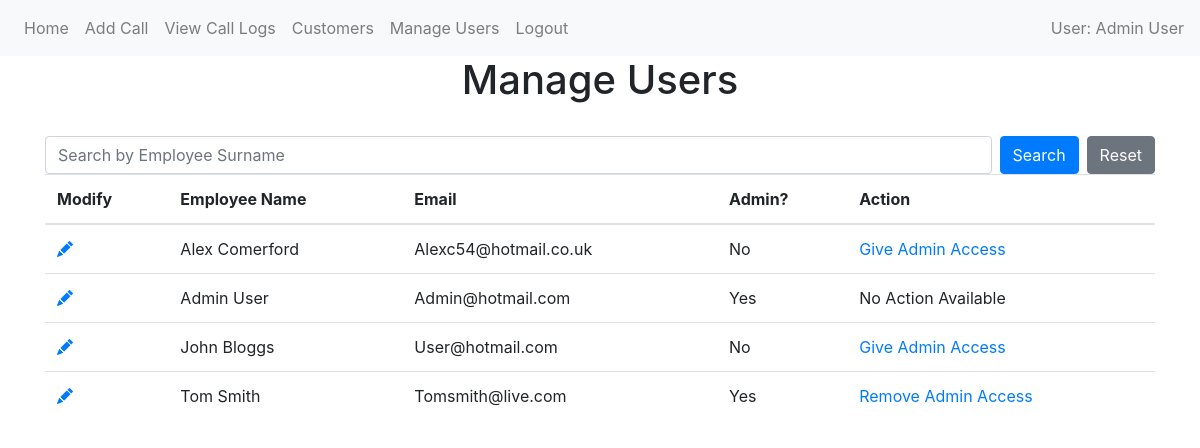
The app's page /users (signed in), older data.
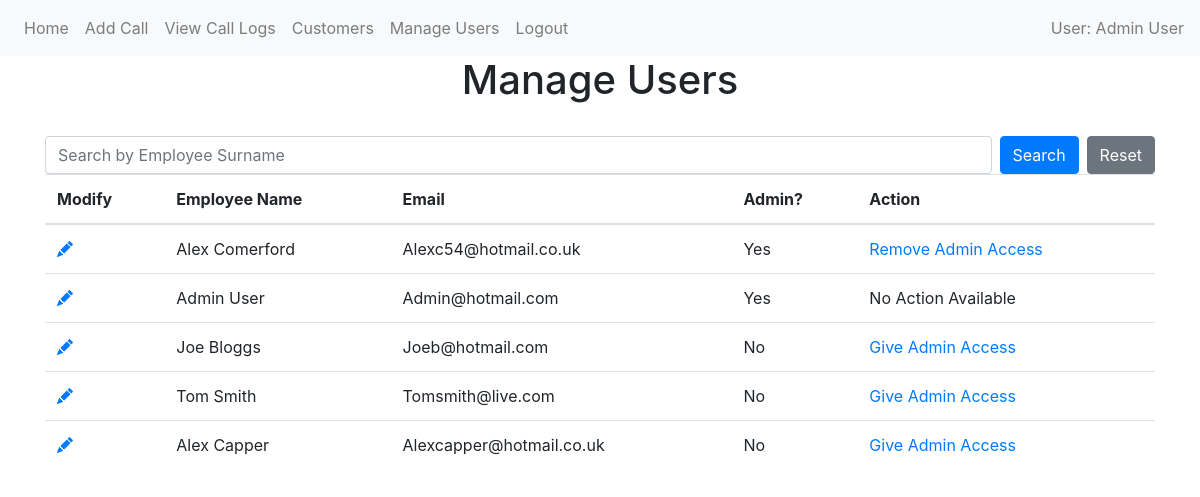
The same page, newer data.
### website/models/user.py (models this page shows)
class User(db.Model, UserMixin):
    id = db.Column(db.Integer, primary_key=True)
    email = db.Column(db.String(150), unique=True)
    password = db.Column(db.String(20))
    first_name = db.Column(db.String(50))
    last_name = db.Column(db.String(50), nullable=False)
    is_admin = db.Column(db.Boolean, default=False)
    calls_handled = db.relationship('Call', back_populates='user')

### website/views/admin/manage_users.py (the view)
@admin.route('/users', methods=['GET'])
@login_required
def users():
    if not current_user.is_admin:
        flash('Please login as an admin to view this page!', 'danger')
        return redirect(url_for('views.home'))
    search = request.args.get('employee_search')
    if search:
        users = User.query.filter(
            (User.first_name.ilike(f'%{search}%')) |
            (User.last_name.ilike(f'%{search}%')) |
            (User.email.ilike(f'%{search}%'))).all()
    else:
        users = User.query.all()
    return render_template('admin/users.html', users=users)

### website/__init__.py (called while the page is built)
def create_app():
    app = Flask(__name__)
    app.config['SECRET_KEY'] = 'hjshjhdjah kjshkjdhjs'
    app.config['SQLALCHEMY_DATABASE_URI'] = f'sqlite:///{DB_NAME}'
    db.init_app(app)
    migrate.init_app(app, db)
    from website.models import User, Call, Customer  #Importing all models
    login_manager = LoginManager()
    login_manager.login_view = 'auth.login'
    login_manager.init_app(app)
    from .views import views
    from .views.auth import auth
    from .views.admin.manage_users import admin
    app.register_blueprint(views, url_prefix='/')
    app.register_blueprint(auth, url_prefix='/')
    app.register_blueprint(admin, url_prefix='/')
    from flask_login import current_user
    @app.context_processor
    def inject_user():
        return dict(user=current_user)
    @login_manager.user_loader
    def load_user(id):
        return User.query.get(int(id))
    return app

### website/templates/admin/users.html (shortened to what this page needs)
{% extends "shared/base.html" %} {% block content %}
<h1 align="center">Manage Users</h1>
<form method="GET" action="{{ url_for('admin.users') }}" class="mb-3">
  <div class="d-flex">
    <input
      type="text"
      name="employee_search"
      class="form-control"
      placeholder="Search by Employee Surname"
      value="{{ request.args.get('employee_search', '') }}"
    />
    <button type="submit" class="btn btn-primary ml-2">Search</button>
    <a href="{{ url_for('admin.users') }}" class="btn btn-secondary ml-2"
      >Reset</a
    >
  </div>
  <table class="table table-hover">
    <thead>
      <tr>
        <th>Modify</th>
        <th>Employee Name</th>
        <th>Email</th>
        <th>Admin?</th>
        <th>Action</th>
      </tr>
    </thead>
    <tbody>
      {% for user in users %}
      <tr>
        <td>
          <a href="{{ url_for('admin.edit_user', user_id=user.id) }}">
            <i class="bi bi-pencil-fill"></i>
          </a>
        </td>
        <td>{{ user.first_name | title}} {{ user.last_name| title}}</td>
        <td>{{ user.email| title }}</td>
        <td>{{ 'Yes' if user.is_admin else 'No' }}</td>
        <td>
          {% if not user.is_admin %}
          <a href="{{ url_for('admin.give_admin_access', user_id=user.id) }}"
            >Give Admin Access</a
          >
          {% elif user.id == current_user.id %}
          <span>No Action Available</span>
          {% else %}
          <a href="{{ url_for('admin.remove_admin_access', user_id=user.id) }}"
            >Remove Admin Access</a
          >
          {% endif %}
        </td>
      </tr>
      {% endfor %}
    </tbody>
  </table>
  {% endblock %}

### website/templates/shared/base.html (shortened to what this page needs)
<!DOCTYPE html>
<html>
  <head>
    <link
      rel="stylesheet"
      href="https://stackpath.bootstrapcdn.com/bootstrap/4.4.1/css/bootstrap.min.css"
    />
    <link
      rel="stylesheet"
      href="https://cdn.jsdelivr.net/npm/bootstrap-icons@1.3.0/font/bootstrap-icons.css"
    />
  </head>
  <body>
    <nav class="navbar navbar-expand-lg navbar-light bg-light">
      <div class="collapse navbar-collapse" id="navbar">
        <div class="navbar-nav">
          {% if user.is_authenticated %}
          <a class="nav-item nav-link" id="home" href="/">Home</a>
          <a class="nav-item nav-link" id="Call" href="/add-call">Add Call</a>
          <a class="nav-item nav-link" id="view_call_log" href="/calls"
            >View Call Logs</a
          >
          <a class="nav-item nav-link" id="customers" href="/customers"
            >Customers</a
          >
          {% if user.is_admin %}
          <a class="nav-item nav-link" id="admin" href="/users">Manage Users</a>
          {% endif %}
          <a class="nav-item nav-link" id="logout" href="/logout">Logout</a>
          {% else %}
          <a class="nav-item nav-link" id="login" href="/login">Login</a>
          <a class="nav-item nav-link" id="register" href="/register"
            >Register</a
          >
          {% endif %}
        </div>
        {% if user.is_authenticated %}
        <span class="navbar-text ml-auto"
          >User: {{ user.first_name | title }} {{ user.last_name | title}}</span
        >
        {% endif %}
      </div>
    </nav>
    <div class="container">{% block content %} {% endblock %}</div>
  </body>
</html>

Row changes from the older to the newer data that the page shows:
changed User "Comerford": is_admin "No" → "Yes"; is_admin "Give Admin Access" → "Remove Admin Access"
changed User "Bloggs": first_name "John" → "Joe"; email "User@hotmail.com" → "Joeb@hotmail.com"
changed User "Tom": is_admin "Yes" → "No"; is_admin "Remove Admin Access" → "Give Admin Access"
added User: first_name "Alex", last_name "Capper", email "Alexcapper@hotmail.co.uk", is_admin "No"
